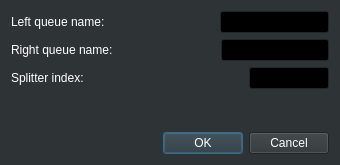
<?xml version="1.0" encoding="UTF-8"?>
<ui version="4.0">
 <class>SplitQueues</class>
 <widget class="QDialog" name="SplitQueues">
  <property name="geometry">
   <rect>
    <x>0</x>
    <y>0</y>
    <width>340</width>
    <height>165</height>
   </rect>
  </property>
  <property name="sizePolicy">
   <sizepolicy hsizetype="Fixed" vsizetype="Fixed">
    <horstretch>0</horstretch>
    <verstretch>0</verstretch>
   </sizepolicy>
  </property>
  <property name="palette">
   <palette>
    <active>
     <colorrole role="WindowText">
      <brush brushstyle="SolidPattern">
       <color alpha="255">
        <red>255</red>
        <green>255</green>
        <blue>255</blue>
       </color>
      </brush>
     </colorrole>
     <colorrole role="Button">
      <brush brushstyle="SolidPattern">
       <color alpha="255">
        <red>46</red>
        <green>52</green>
        <blue>54</blue>
       </color>
      </brush>
     </colorrole>
     <colorrole role="Light">
      <brush brushstyle="SolidPattern">
       <color alpha="255">
        <red>69</red>
        <green>78</green>
        <blue>81</blue>
       </color>
      </brush>
     </colorrole>
     <colorrole role="Midlight">
      <brush brushstyle="SolidPattern">
       <color alpha="255">
        <red>57</red>
        <green>65</green>
        <blue>67</blue>
       </color>
      </brush>
     </colorrole>
     <colorrole role="Dark">
      <brush brushstyle="SolidPattern">
       <color alpha="255">
        <red>23</red>
        <green>26</green>
        <blue>27</blue>
       </color>
      </brush>
     </colorrole>
     <colorrole role="Mid">
      <brush brushstyle="SolidPattern">
       <color alpha="255">
        <red>30</red>
        <green>34</green>
        <blue>36</blue>
       </color>
      </brush>
     </colorrole>
     <colorrole role="Text">
      <brush brushstyle="SolidPattern">
       <color alpha="255">
        <red>255</red>
        <green>255</green>
        <blue>255</blue>
       </color>
      </brush>
     </colorrole>
     <colorrole role="BrightText">
      <brush brushstyle="SolidPattern">
       <color alpha="255">
        <red>255</red>
        <green>255</green>
        <blue>255</blue>
       </color>
      </brush>
     </colorrole>
     <colorrole role="ButtonText">
      <brush brushstyle="SolidPattern">
       <color alpha="255">
        <red>255</red>
        <green>255</green>
        <blue>255</blue>
       </color>
      </brush>
     </colorrole>
     <colorrole role="Base">
      <brush brushstyle="SolidPattern">
       <color alpha="255">
        <red>0</red>
        <green>0</green>
        <blue>0</blue>
       </color>
      </brush>
     </colorrole>
     <colorrole role="Window">
      <brush brushstyle="SolidPattern">
       <color alpha="255">
        <red>46</red>
        <green>52</green>
        <blue>54</blue>
       </color>
      </brush>
     </colorrole>
     <colorrole role="Shadow">
      <brush brushstyle="SolidPattern">
       <color alpha="255">
        <red>0</red>
        <green>0</green>
        <blue>0</blue>
       </color>
      </brush>
     </colorrole>
     <colorrole role="AlternateBase">
      <brush brushstyle="SolidPattern">
       <color alpha="255">
        <red>23</red>
        <green>26</green>
        <blue>27</blue>
       </color>
      </brush>
     </colorrole>
     <colorrole role="ToolTipBase">
      <brush brushstyle="SolidPattern">
       <color alpha="255">
        <red>255</red>
        <green>255</green>
        <blue>220</blue>
       </color>
      </brush>
     </colorrole>
     <colorrole role="ToolTipText">
      <brush brushstyle="SolidPattern">
       <color alpha="255">
        <red>0</red>
        <green>0</green>
        <blue>0</blue>
       </color>
      </brush>
     </colorrole>
    </active>
    <inactive>
     <colorrole role="WindowText">
      <brush brushstyle="SolidPattern">
       <color alpha="255">
        <red>255</red>
        <green>255</green>
        <blue>255</blue>
       </color>
      </brush>
     </colorrole>
     <colorrole role="Button">
      <brush brushstyle="SolidPattern">
       <color alpha="255">
        <red>46</red>
        <green>52</green>
        <blue>54</blue>
       </color>
      </brush>
     </colorrole>
     <colorrole role="Light">
      <brush brushstyle="SolidPattern">
       <color alpha="255">
        <red>69</red>
        <green>78</green>
        <blue>81</blue>
       </color>
      </brush>
     </colorrole>
     <colorrole role="Midlight">
      <brush brushstyle="SolidPattern">
       <color alpha="255">
        <red>57</red>
        <green>65</green>
        <blue>67</blue>
       </color>
      </brush>
     </colorrole>
     <colorrole role="Dark">
      <brush brushstyle="SolidPattern">
       <color alpha="255">
        <red>23</red>
        <green>26</green>
        <blue>27</blue>
       </color>
      </brush>
     </colorrole>
     <colorrole role="Mid">
      <brush brushstyle="SolidPattern">
       <color alpha="255">
        <red>30</red>
        <green>34</green>
        <blue>36</blue>
       </color>
      </brush>
     </colorrole>
     <colorrole role="Text">
      <brush brushstyle="SolidPattern">
       <color alpha="255">
        <red>255</red>
        <green>255</green>
        <blue>255</blue>
       </color>
      </brush>
     </colorrole>
     <colorrole role="BrightText">
      <brush brushstyle="SolidPattern">
       <color alpha="255">
        <red>255</red>
        <green>255</green>
        <blue>255</blue>
       </color>
      </brush>
     </colorrole>
     <colorrole role="ButtonText">
      <brush brushstyle="SolidPattern">
       <color alpha="255">
        <red>255</red>
        <green>255</green>
        <blue>255</blue>
       </color>
      </brush>
     </colorrole>
     <colorrole role="Base">
      <brush brushstyle="SolidPattern">
       <color alpha="255">
        <red>0</red>
        <green>0</green>
        <blue>0</blue>
       </color>
      </brush>
     </colorrole>
     <colorrole role="Window">
      <brush brushstyle="SolidPattern">
       <color alpha="255">
        <red>46</red>
        <green>52</green>
        <blue>54</blue>
       </color>
      </brush>
     </colorrole>
     <colorrole role="Shadow">
      <brush brushstyle="SolidPattern">
       <color alpha="255">
        <red>0</red>
        <green>0</green>
        <blue>0</blue>
       </color>
      </brush>
     </colorrole>
     <colorrole role="AlternateBase">
      <brush brushstyle="SolidPattern">
       <color alpha="255">
        <red>23</red>
        <green>26</green>
        <blue>27</blue>
       </color>
      </brush>
     </colorrole>
     <colorrole role="ToolTipBase">
      <brush brushstyle="SolidPattern">
       <color alpha="255">
        <red>255</red>
        <green>255</green>
        <blue>220</blue>
       </color>
      </brush>
     </colorrole>
     <colorrole role="ToolTipText">
      <brush brushstyle="SolidPattern">
       <color alpha="255">
        <red>0</red>
        <green>0</green>
        <blue>0</blue>
       </color>
      </brush>
     </colorrole>
    </inactive>
    <disabled>
     <colorrole role="WindowText">
      <brush brushstyle="SolidPattern">
       <color alpha="255">
        <red>23</red>
        <green>26</green>
        <blue>27</blue>
       </color>
      </brush>
     </colorrole>
     <colorrole role="Button">
      <brush brushstyle="SolidPattern">
       <color alpha="255">
        <red>46</red>
        <green>52</green>
        <blue>54</blue>
       </color>
      </brush>
     </colorrole>
     <colorrole role="Light">
      <brush brushstyle="SolidPattern">
       <color alpha="255">
        <red>69</red>
        <green>78</green>
        <blue>81</blue>
       </color>
      </brush>
     </colorrole>
     <colorrole role="Midlight">
      <brush brushstyle="SolidPattern">
       <color alpha="255">
        <red>57</red>
        <green>65</green>
        <blue>67</blue>
       </color>
      </brush>
     </colorrole>
     <colorrole role="Dark">
      <brush brushstyle="SolidPattern">
       <color alpha="255">
        <red>23</red>
        <green>26</green>
        <blue>27</blue>
       </color>
      </brush>
     </colorrole>
     <colorrole role="Mid">
      <brush brushstyle="SolidPattern">
       <color alpha="255">
        <red>30</red>
        <green>34</green>
        <blue>36</blue>
       </color>
      </brush>
     </colorrole>
     <colorrole role="Text">
      <brush brushstyle="SolidPattern">
       <color alpha="255">
        <red>23</red>
        <green>26</green>
        <blue>27</blue>
       </color>
      </brush>
     </colorrole>
     <colorrole role="BrightText">
      <brush brushstyle="SolidPattern">
       <color alpha="255">
        <red>255</red>
        <green>255</green>
        <blue>255</blue>
       </color>
      </brush>
     </colorrole>
     <colorrole role="ButtonText">
      <brush brushstyle="SolidPattern">
       <color alpha="255">
        <red>23</red>
        <green>26</green>
        <blue>27</blue>
       </color>
      </brush>
     </colorrole>
     <colorrole role="Base">
      <brush brushstyle="SolidPattern">
       <color alpha="255">
        <red>46</red>
        <green>52</green>
        <blue>54</blue>
       </color>
      </brush>
     </colorrole>
     <colorrole role="Window">
      <brush brushstyle="SolidPattern">
       <color alpha="255">
        <red>46</red>
        <green>52</green>
        <blue>54</blue>
       </color>
      </brush>
     </colorrole>
     <colorrole role="Shadow">
      <brush brushstyle="SolidPattern">
       <color alpha="255">
        <red>0</red>
        <green>0</green>
        <blue>0</blue>
       </color>
      </brush>
     </colorrole>
     <colorrole role="AlternateBase">
      <brush brushstyle="SolidPattern">
       <color alpha="255">
        <red>46</red>
        <green>52</green>
        <blue>54</blue>
       </color>
      </brush>
     </colorrole>
     <colorrole role="ToolTipBase">
      <brush brushstyle="SolidPattern">
       <color alpha="255">
        <red>255</red>
        <green>255</green>
        <blue>220</blue>
       </color>
      </brush>
     </colorrole>
     <colorrole role="ToolTipText">
      <brush brushstyle="SolidPattern">
       <color alpha="255">
        <red>0</red>
        <green>0</green>
        <blue>0</blue>
       </color>
      </brush>
     </colorrole>
    </disabled>
   </palette>
  </property>
  <property name="windowTitle">
   <string>Split</string>
  </property>
  <layout class="QVBoxLayout" name="verticalLayout">
   <item>
    <layout class="QHBoxLayout" name="horizontalLayout_2">
     <item>
      <widget class="QLabel" name="label_4">
       <property name="text">
        <string>Left queue name:</string>
       </property>
      </widget>
     </item>
     <item>
      <spacer name="horizontalSpacer_2">
       <property name="orientation">
        <enum>Qt::Horizontal</enum>
       </property>
       <property name="sizeHint" stdset="0">
        <size>
         <width>40</width>
         <height>20</height>
        </size>
       </property>
      </spacer>
     </item>
     <item>
      <widget class="QLineEdit" name="LeftNameField"/>
     </item>
    </layout>
   </item>
   <item>
    <layout class="QHBoxLayout" name="horizontalLayout_3">
     <item>
      <widget class="QLabel" name="label_2">
       <property name="text">
        <string>Right queue name:</string>
       </property>
      </widget>
     </item>
     <item>
      <spacer name="horizontalSpacer_3">
       <property name="orientation">
        <enum>Qt::Horizontal</enum>
       </property>
       <property name="sizeHint" stdset="0">
        <size>
         <width>40</width>
         <height>20</height>
        </size>
       </property>
      </spacer>
     </item>
     <item>
      <widget class="QLineEdit" name="RightNameField"/>
     </item>
    </layout>
   </item>
   <item>
    <layout class="QHBoxLayout" name="horizontalLayout">
     <item>
      <widget class="QLabel" name="label_3">
       <property name="text">
        <string>Splitter index:</string>
       </property>
      </widget>
     </item>
     <item>
      <spacer name="horizontalSpacer">
       <property name="orientation">
        <enum>Qt::Horizontal</enum>
       </property>
       <property name="sizeHint" stdset="0">
        <size>
         <width>40</width>
         <height>20</height>
        </size>
       </property>
      </spacer>
     </item>
     <item>
      <widget class="QLineEdit" name="IndexField">
       <property name="maximumSize">
        <size>
         <width>80</width>
         <height>16777215</height>
        </size>
       </property>
      </widget>
     </item>
    </layout>
   </item>
   <item>
    <spacer name="verticalSpacer">
     <property name="orientation">
      <enum>Qt::Vertical</enum>
     </property>
     <property name="sizeHint" stdset="0">
      <size>
       <width>20</width>
       <height>14</height>
      </size>
     </property>
    </spacer>
   </item>
   <item>
    <widget class="QDialogButtonBox" name="buttonBox">
     <property name="orientation">
      <enum>Qt::Horizontal</enum>
     </property>
     <property name="standardButtons">
      <set>QDialogButtonBox::Cancel|QDialogButtonBox::Ok</set>
     </property>
    </widget>
   </item>
  </layout>
 </widget>
 <resources/>
 <connections>
  <connection>
   <sender>buttonBox</sender>
   <signal>accepted()</signal>
   <receiver>SplitQueues</receiver>
   <slot>accept()</slot>
   <hints>
    <hint type="sourcelabel">
     <x>248</x>
     <y>254</y>
    </hint>
    <hint type="destinationlabel">
     <x>157</x>
     <y>274</y>
    </hint>
   </hints>
  </connection>
  <connection>
   <sender>buttonBox</sender>
   <signal>rejected()</signal>
   <receiver>SplitQueues</receiver>
   <slot>reject()</slot>
   <hints>
    <hint type="sourcelabel">
     <x>316</x>
     <y>260</y>
    </hint>
    <hint type="destinationlabel">
     <x>286</x>
     <y>274</y>
    </hint>
   </hints>
  </connection>
 </connections>
</ui>
